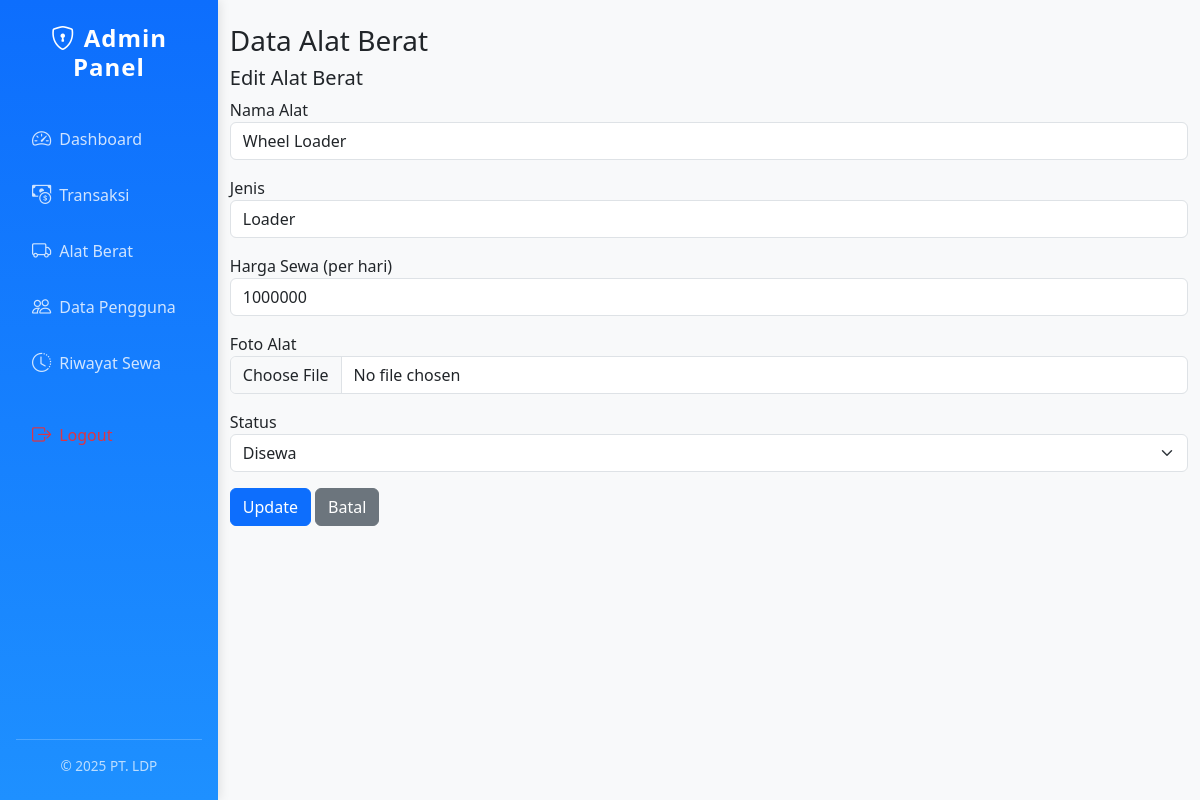
The app's page /admin/alat_berat.php?action=edit&id=14 (signed in) with its own data.
### tables this page shows
CREATE TABLE `alat_berat` (
  `id` int NOT NULL,
  `nama_alat` varchar(100) DEFAULT NULL,
  `jenis` varchar(50) DEFAULT NULL,
  `harga_per_hari` int DEFAULT NULL,
  `foto` varchar(255) DEFAULT NULL,
  `status` enum('tersedia','disewa') DEFAULT 'tersedia'
);

### admin/alat_berat.php (the view, shortened to what this page needs)
<?php
include "../config/db.php";
$action = $_GET['action'] ?? '';
if ($action == 'edit' && isset($_GET['id'])) {
    $id = $_GET['id'];
    $result = mysqli_query($conn, "SELECT * FROM alat_berat WHERE id='$id'");
    $data_edit = mysqli_fetch_assoc($result);
}
?>
<!DOCTYPE html>
<html lang="id">
<head>
    <link href="https://cdn.jsdelivr.net/npm/bootstrap@5.3.0/dist/css/bootstrap.min.css" rel="stylesheet">
</head>
<body>
    <?php include "sidebar_admin.php"; ?>
    <div class="container mt-4">
        <h3>Data Alat Berat</h3>
        <?php if ($action == 'add' || ($action == 'edit' && isset($data_edit))): ?>
            <h5><?= $action == 'add' ? 'Tambah Alat Berat' : 'Edit Alat Berat' ?></h5>
            <form method="POST" action="" enctype="multipart/form-data">
                <div class="mb-3">
                    <label>Nama Alat</label>
                    <input type="text" name="nama_alat" class="form-control" required
                        value="<?= $action == 'edit' ? $data_edit['nama_alat'] : '' ?>">
                </div>
                <div class="mb-3">
                    <label>Jenis</label>
                    <input type="text" name="jenis" class="form-control" required
                        value="<?= $action == 'edit' ? $data_edit['jenis'] : '' ?>">
                </div>
                <div class="mb-3">
                    <label>Harga Sewa (per hari)</label>
                    <input type="number" name="harga_per_hari" class="form-control" required
                        value="<?= $action == 'edit' ? $data_edit['harga_per_hari'] : '' ?>">
                </div>
                <div class="mb-3">
                    <label>Foto Alat</label>
                    <input type="file" name="foto" class="form-control" <?= $action == 'add' ? 'required' : '' ?>>
                </div>
                <div class="mb-3">
                    <label>Status</label>
                    <select name="status" class="form-select" required>
                        <option value="disewa" <?= ($action == 'edit' && $data_edit['status'] == 'disewa') ? 'selected' : '' ?>>
                            Disewa</option>
                    </select>
                </div>
                <button type="submit" class="btn btn-primary"><?= $action == 'add' ? 'Tambah' : 'Update' ?></button>
                <a href="alat_berat.php" class="btn btn-secondary">Batal</a>
            </form>
        <?php endif; ?>
    </div>
</body>
</html>

### admin/sidebar_admin.php (style rules this page uses)
body { display: flex; min-height: 100vh; font-family: 'Segoe UI', sans-serif; background-color: #f8f9fa; }

### records on screen
alat_berat: nama_alat "Wheel Loader", jenis "Loader", harga_per_hari "1000000", status "Disewa"
